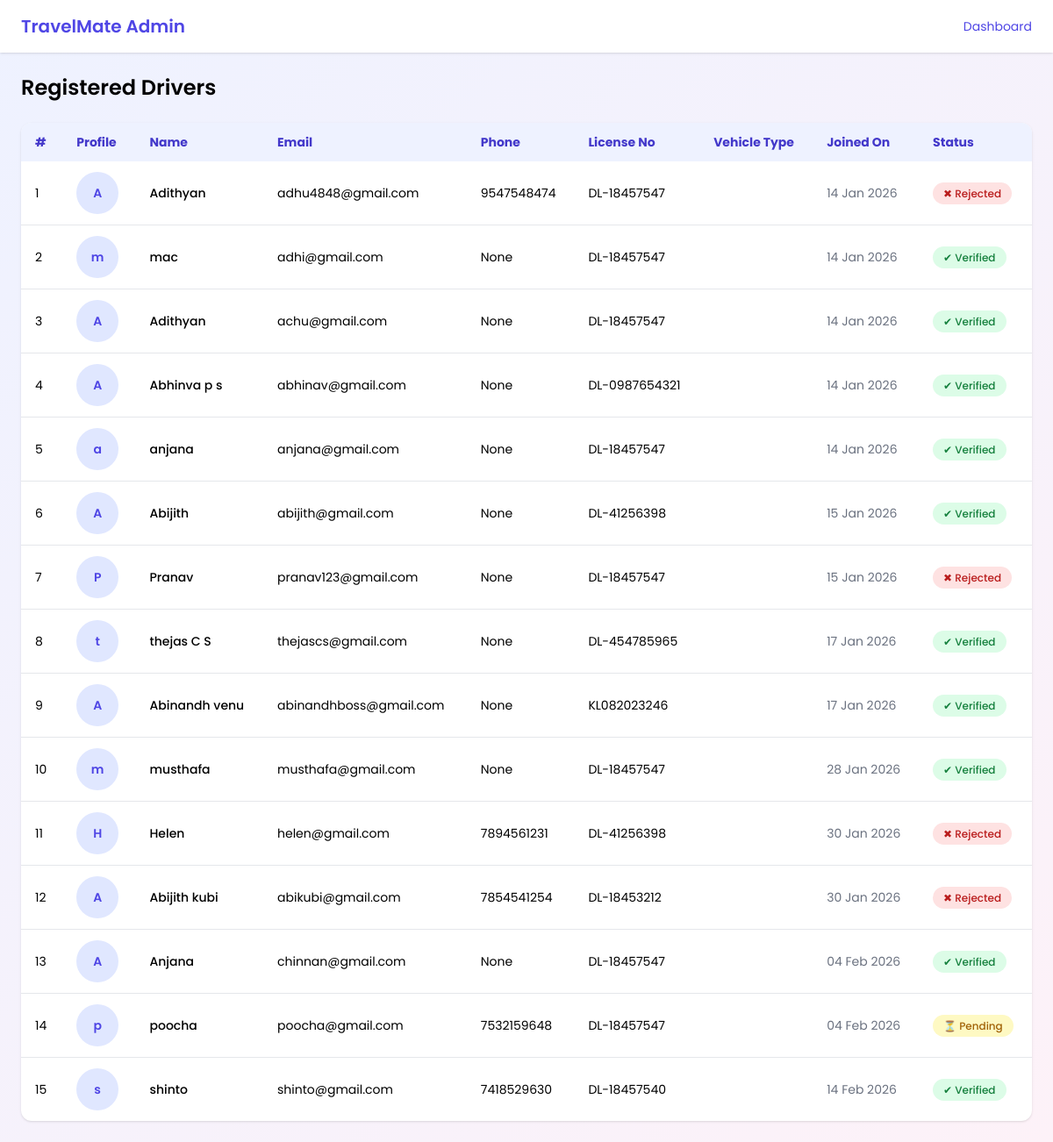
/appadmin/adminDriverManagement, run on the app's committed database.
### partner/models.py (models this page shows, shortened)
class driverRegistration(models.Model):
    STATUS_CHOICES = (
        ('pending', 'Pending'),
        ('approved', 'Approved'),
        ('rejected', 'Rejected'),
    )
    name = models.CharField(max_length=100)
    email = models.EmailField(unique=True)
    password = models.CharField(max_length=128)
    phoneNumber = models.CharField(max_length=15, null=True, blank=True)
    location = models.CharField(max_length=200, null=True, blank=True)
    address = models.TextField(null=True, blank=True)
    driver_fee = models.DecimalField(max_digits=10, decimal_places=2, null=True, blank=True)
    licenceNumber = models.CharField(max_length=30)
    licenceExpiry = models.DateField(null=True, blank=True)
    licenceImage = models.ImageField(upload_to='driver_licences/', null=True, blank=True)
    profileImage = models.ImageField(upload_to='driver_profiles/', null=True, blank=True)
    bank_account = models.CharField(max_length=50, null=True, blank=True)
    ifsc = models.CharField(max_length=20, null=True, blank=True)
    status = models.CharField(max_length=10, choices=STATUS_CHOICES, default='pending')
    joinedDate = models.DateTimeField(default=timezone.now)

### appadmin/views.py (the view)
# urls.py: path('adminDriverManagement', views.adminDriverManagement, name='adminDriverManagement'),
def adminDriverManagement(request):
    drivers = driverRegistration.objects.all()
    return render(request, 'appadmin/adminDriverManagement.html', {'drivers': drivers})

### templates/appadmin/adminDriverManagement.html (shortened to what this page needs)
<!DOCTYPE html>
<html lang="en">
<head>
    <script src="https://cdn.tailwindcss.com"></script>
</head>
<body class="min-h-screen">
    <header class="bg-white shadow px-6 py-4 flex justify-between items-center">
        <h1 class="text-xl font-semibold text-indigo-600">TravelMate Admin</h1>
        <a href="{% url 'adminHome' %}" class="text-sm text-indigo-600 hover:underline">
            Dashboard
        </a>
    </header>
    <main class="p-6 max-w-7xl mx-auto">
        <h2 class="text-2xl font-semibold mb-6">Registered Drivers</h2>
        <div class="bg-white rounded-xl shadow overflow-x-auto">
    <table class="w-full text-sm border-collapse">
        <thead class="bg-indigo-50 text-indigo-700">
            <tr>
                <th class="px-4 py-3 text-left">#</th>
                <th class="px-4 py-3 text-left">Profile</th>
                <th class="px-4 py-3 text-left">Name</th>
                <th class="px-4 py-3 text-left">Email</th>
                <th class="px-4 py-3 text-left">Phone</th>
                <th class="px-4 py-3 text-left">License No</th>
                <th class="px-4 py-3 text-left">Vehicle Type</th>
                <th class="px-4 py-3 text-left">Joined On</th>
                <th class="px-4 py-3 text-left">Status</th>
            </tr>
        </thead>
        <tbody class="divide-y">
            {% for driver in drivers %}
            <tr class="hover:bg-gray-50 transition">
                <td class="px-4 py-3">{{ forloop.counter }}</td>
                <td class="px-4 py-3">
                    {% if driver.driverImage %}
                        <img
                            src="{{ driver.driverImage.url }}"
                            alt="{{ driver.name }}"
                            class="w-12 h-12 rounded-full object-cover border border-indigo-200 shadow-sm hover:scale-105 transition"
                        >
                    {% else %}
                        <div class="w-12 h-12 rounded-full bg-indigo-100 flex items-center justify-center text-indigo-600 font-semibold">
                            {{ driver.name|slice:":1" }}
                        </div>
                    {% endif %}
                </td>
                <td class="px-4 py-3 font-medium">{{ driver.name }}</td>
                <td class="px-4 py-3">{{ driver.email }}</td>
                <td class="px-4 py-3">{{ driver.phoneNumber }}</td>
                <td class="px-4 py-3">{{ driver.licenceNumber }}</td>
                <td class="px-4 py-3">{{ driver.vehicleType }}</td>
                <td class="px-4 py-3 text-gray-500">{{ driver.joinedDate|date:"d M Y" }}</td>
                <td class="px-4 py-3">
                    {% if driver.status == "approved" %}
                        <span class="px-3 py-1 text-xs font-medium bg-green-100 text-green-700 rounded-full">
                            ✔ Verified
                        </span>
                    {% elif driver.status == "pending" %}
                        <span class="px-3 py-1 text-xs font-medium bg-yellow-100 text-yellow-700 rounded-full">
                            ⏳ Pending
                        </span>
                    {% else %}
                        <span class="px-3 py-1 text-xs font-medium bg-red-100 text-red-700 rounded-full">
                            ✖ Rejected
                        </span>
                    {% endif %}
                </td>
            </tr>
            {% empty %}
            <tr>
                <td colspan="9" class="text-center py-6 text-gray-500">
                    No drivers registered yet
                </td>
            </tr>
            {% endfor %}
        </tbody>
    </table>
</div>
    </main>
</body>
</html>

### templates/appadmin/adminDriverManagement.html (style rules this page uses)
body { font-family: "Poppins", sans-serif; background: linear-gradient(135deg, #eef2ff, #fdf2f8); }

### data on the page
driverRegistration: name "A", name "Adithyan", email "adhu4848@gmail.com", phoneNumber "9547548474", licenceNumber "DL-18457547", joinedDate "14 Jan 2026", status "✖ Rejected"
driverRegistration: name "m", name "mac", email "adhi@gmail.com", phoneNumber "None", licenceNumber "DL-18457547", joinedDate "14 Jan 2026", status "✔ Verified"
driverRegistration: name "A", name "Adithyan", email "achu@gmail.com", phoneNumber "None", licenceNumber "DL-18457547", joinedDate "14 Jan 2026", status "✔ Verified"
driverRegistration: name "A", name "Abhinva p s", email "abhinav@gmail.com", phoneNumber "None", licenceNumber "DL-0987654321", joinedDate "14 Jan 2026", status "✔ Verified"
driverRegistration: name "a", name "anjana", email "anjana@gmail.com", phoneNumber "None", licenceNumber "DL-18457547", joinedDate "14 Jan 2026", status "✔ Verified"
driverRegistration: name "A", name "Abijith", email "abijith@gmail.com", phoneNumber "None", licenceNumber "DL-41256398", joinedDate "15 Jan 2026", status "✔ Verified"
driverRegistration: name "P", name "Pranav", email "pranav123@gmail.com", phoneNumber "None", licenceNumber "DL-18457547", joinedDate "15 Jan 2026", status "✖ Rejected"
driverRegistration: name "t", name "thejas C S", email "thejascs@gmail.com", phoneNumber "None", licenceNumber "DL-454785965", joinedDate "17 Jan 2026", status "✔ Verified"
driverRegistration: name "A", name "Abinandh venu", email "abinandhboss@gmail.com", phoneNumber "None", licenceNumber "KL082023246", joinedDate "17 Jan 2026", status "✔ Verified"
driverRegistration: name "m", name "musthafa", email "musthafa@gmail.com", phoneNumber "None", licenceNumber "DL-18457547", joinedDate "28 Jan 2026", status "✔ Verified"
driverRegistration: name "H", name "Helen", email "helen@gmail.com", phoneNumber "7894561231", licenceNumber "DL-41256398", joinedDate "30 Jan 2026", status "✖ Rejected"
driverRegistration: name "A", name "Abijith kubi", email "abikubi@gmail.com", phoneNumber "7854541254", licenceNumber "DL-18453212", joinedDate "30 Jan 2026", status "✖ Rejected"
driverRegistration: name "A", name "Anjana", email "chinnan@gmail.com", phoneNumber "None", licenceNumber "DL-18457547", joinedDate "04 Feb 2026", status "✔ Verified"
driverRegistration: name "p", name "poocha", email "poocha@gmail.com", phoneNumber "7532159648", licenceNumber "DL-18457547", joinedDate "04 Feb 2026", status "⏳ Pending"
driverRegistration: name "s", name "shinto", email "shinto@gmail.com", phoneNumber "7418529630", licenceNumber "DL-18457540", joinedDate "14 Feb 2026", status "✔ Verified"
